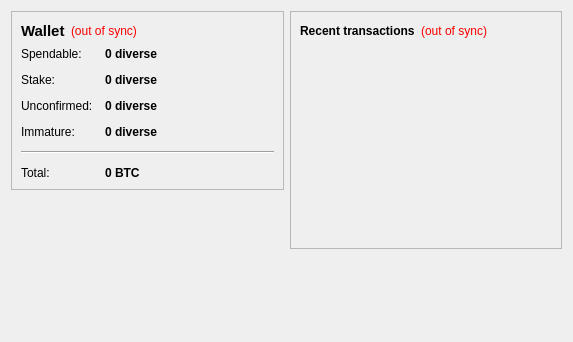
<?xml version="1.0" encoding="UTF-8"?>
<ui version="4.0">
 <class>OverviewPage</class>
 <widget class="QWidget" name="OverviewPage">
  <property name="geometry">
   <rect>
    <x>0</x>
    <y>0</y>
    <width>573</width>
    <height>342</height>
   </rect>
  </property>
  <property name="windowTitle">
   <string>Form</string>
  </property>
  <layout class="QHBoxLayout" name="horizontalLayout" stretch="1,1">
   <item>
    <layout class="QVBoxLayout" name="verticalLayout_2">
     <item>
      <widget class="QFrame" name="frame">
       <property name="frameShape">
        <enum>QFrame::StyledPanel</enum>
       </property>
       <property name="frameShadow">
        <enum>QFrame::Raised</enum>
       </property>
       <layout class="QVBoxLayout" name="verticalLayout_4">
        <item>
         <layout class="QHBoxLayout" name="horizontalLayout_4">
          <item>
           <widget class="QLabel" name="label_5">
            <property name="font">
             <font>
              <pointsize>11</pointsize>
              <weight>75</weight>
              <bold>true</bold>
             </font>
            </property>
            <property name="text">
             <string>Wallet</string>
            </property>
           </widget>
          </item>
          <item>
           <widget class="QLabel" name="labelWalletStatus">
            <property name="toolTip">
             <string>The displayed information may be out of date. Your wallet automatically synchronizes with the diverse network after a connection is established, but this process has not completed yet.</string>
            </property>
            <property name="styleSheet">
             <string notr="true">QLabel { color: red; }</string>
            </property>
            <property name="text">
             <string notr="true">(out of sync)</string>
            </property>
            <property name="alignment">
             <set>Qt::AlignLeading|Qt::AlignLeft|Qt::AlignVCenter</set>
            </property>
           </widget>
          </item>
          <item>
           <spacer name="horizontalSpacer_2">
            <property name="orientation">
             <enum>Qt::Horizontal</enum>
            </property>
            <property name="sizeHint" stdset="0">
             <size>
              <width>40</width>
              <height>20</height>
             </size>
            </property>
           </spacer>
          </item>
         </layout>
        </item>
        <item>
         <layout class="QFormLayout" name="formLayout_2">
          <property name="fieldGrowthPolicy">
           <enum>QFormLayout::AllNonFixedFieldsGrow</enum>
          </property>
          <property name="horizontalSpacing">
           <number>12</number>
          </property>
          <property name="verticalSpacing">
           <number>12</number>
          </property>
          <item row="0" column="0">
           <widget class="QLabel" name="label">
            <property name="text">
             <string>Spendable:</string>
            </property>
           </widget>
          </item>
          <item row="0" column="1">
           <widget class="QLabel" name="labelBalance">
            <property name="font">
             <font>
              <weight>75</weight>
              <bold>true</bold>
             </font>
            </property>
            <property name="cursor">
             <cursorShape>IBeamCursor</cursorShape>
            </property>
            <property name="toolTip">
             <string>Your current spendable balance</string>
            </property>
            <property name="text">
             <string notr="true">0 diverse</string>
            </property>
            <property name="textInteractionFlags">
             <set>Qt::LinksAccessibleByMouse|Qt::TextSelectableByKeyboard|Qt::TextSelectableByMouse</set>
            </property>
           </widget>
          </item>
          <item row="1" column="0">
           <widget class="QLabel" name="label_6">
            <property name="text">
             <string>Stake:</string>
            </property>
           </widget>
          </item>
          <item row="1" column="1">
           <widget class="QLabel" name="labelStake">
            <property name="font">
             <font>
              <weight>75</weight>
              <bold>true</bold>
             </font>
            </property>
            <property name="cursor">
             <cursorShape>IBeamCursor</cursorShape>
            </property>
            <property name="toolTip">
             <string>Total of coins that was staked, and do not yet count toward the current balance</string>
            </property>
            <property name="text">
             <string notr="true">0 diverse</string>
            </property>
            <property name="textInteractionFlags">
             <set>Qt::LinksAccessibleByMouse|Qt::TextSelectableByKeyboard|Qt::TextSelectableByMouse</set>
            </property>
           </widget>
          </item>
          <item row="2" column="0">
           <widget class="QLabel" name="label_3">
            <property name="text">
             <string>Unconfirmed:</string>
            </property>
           </widget>
          </item>
          <item row="2" column="1">
           <widget class="QLabel" name="labelUnconfirmed">
            <property name="font">
             <font>
              <weight>75</weight>
              <bold>true</bold>
             </font>
            </property>
            <property name="cursor">
             <cursorShape>IBeamCursor</cursorShape>
            </property>
            <property name="toolTip">
             <string>Total of transactions that have yet to be confirmed, and do not yet count toward the current balance</string>
            </property>
            <property name="text">
             <string notr="true">0 diverse</string>
            </property>
            <property name="textInteractionFlags">
             <set>Qt::LinksAccessibleByMouse|Qt::TextSelectableByKeyboard|Qt::TextSelectableByMouse</set>
            </property>
           </widget>
          </item>
          <item row="3" column="0">
           <widget class="QLabel" name="labelImmatureText">
            <property name="text">
             <string>Immature:</string>
            </property>
           </widget>
          </item>
          <item row="3" column="1">
           <widget class="QLabel" name="labelImmature">
            <property name="font">
             <font>
              <weight>75</weight>
              <bold>true</bold>
             </font>
            </property>
            <property name="toolTip">
             <string>Mined balance that has not yet matured</string>
            </property>
            <property name="text">
             <string notr="true">0 diverse</string>
            </property>
            <property name="textInteractionFlags">
             <set>Qt::LinksAccessibleByMouse|Qt::TextSelectableByKeyboard|Qt::TextSelectableByMouse</set>
            </property>
           </widget>
          </item>
          <item row="4" column="0" colspan="2">
           <widget class="Line" name="line">
            <property name="orientation">
             <enum>Qt::Horizontal</enum>
            </property>
           </widget>
          </item>
          <item row="5" column="0">
           <widget class="QLabel" name="labelTotalText">
            <property name="text">
             <string>Total:</string>
            </property>
           </widget>
          </item>
          <item row="5" column="1">
           <widget class="QLabel" name="labelTotal">
            <property name="font">
             <font>
              <weight>75</weight>
              <bold>true</bold>
             </font>
            </property>
            <property name="cursor">
             <cursorShape>IBeamCursor</cursorShape>
            </property>
            <property name="toolTip">
             <string>Your current total balance</string>
            </property>
            <property name="text">
             <string notr="true">0 BTC</string>
            </property>
            <property name="textInteractionFlags">
             <set>Qt::LinksAccessibleByMouse|Qt::TextSelectableByKeyboard|Qt::TextSelectableByMouse</set>
            </property>
           </widget>
          </item>
         </layout>
        </item>
       </layout>
      </widget>
     </item>
     <item>
      <spacer name="verticalSpacer">
       <property name="orientation">
        <enum>Qt::Vertical</enum>
       </property>
       <property name="sizeHint" stdset="0">
        <size>
         <width>20</width>
         <height>40</height>
        </size>
       </property>
      </spacer>
     </item>
    </layout>
   </item>
   <item>
    <layout class="QVBoxLayout" name="verticalLayout_3">
     <item>
      <widget class="QFrame" name="frame_2">
       <property name="frameShape">
        <enum>QFrame::StyledPanel</enum>
       </property>
       <property name="frameShadow">
        <enum>QFrame::Raised</enum>
       </property>
       <layout class="QVBoxLayout" name="verticalLayout">
        <item>
         <layout class="QHBoxLayout" name="horizontalLayout_2">
          <item>
           <widget class="QLabel" name="label_4">
            <property name="text">
             <string>&lt;b&gt;Recent transactions&lt;/b&gt;</string>
            </property>
           </widget>
          </item>
          <item>
           <widget class="QLabel" name="labelTransactionsStatus">
            <property name="toolTip">
             <string>The displayed information may be out of date. Your wallet automatically synchronizes with the diverse network after a connection is established, but this process has not completed yet.</string>
            </property>
            <property name="styleSheet">
             <string notr="true">QLabel { color: red; }</string>
            </property>
            <property name="text">
             <string notr="true">(out of sync)</string>
            </property>
            <property name="alignment">
             <set>Qt::AlignRight|Qt::AlignTrailing|Qt::AlignVCenter</set>
            </property>
           </widget>
          </item>
          <item>
           <spacer name="horizontalSpacer">
            <property name="orientation">
             <enum>Qt::Horizontal</enum>
            </property>
            <property name="sizeHint" stdset="0">
             <size>
              <width>40</width>
              <height>20</height>
             </size>
            </property>
           </spacer>
          </item>
         </layout>
        </item>
        <item>
         <widget class="QListView" name="listTransactions">
          <property name="styleSheet">
           <string notr="true">QListView { background: transparent; }</string>
          </property>
          <property name="frameShape">
           <enum>QFrame::NoFrame</enum>
          </property>
          <property name="verticalScrollBarPolicy">
           <enum>Qt::ScrollBarAlwaysOff</enum>
          </property>
          <property name="horizontalScrollBarPolicy">
           <enum>Qt::ScrollBarAlwaysOff</enum>
          </property>
          <property name="selectionMode">
           <enum>QAbstractItemView::NoSelection</enum>
          </property>
         </widget>
        </item>
       </layout>
      </widget>
     </item>
     <item>
      <spacer name="verticalSpacer_2">
       <property name="orientation">
        <enum>Qt::Vertical</enum>
       </property>
       <property name="sizeHint" stdset="0">
        <size>
         <width>20</width>
         <height>40</height>
        </size>
       </property>
      </spacer>
     </item>
    </layout>
   </item>
  </layout>
 </widget>
 <resources/>
 <connections/>
</ui>
